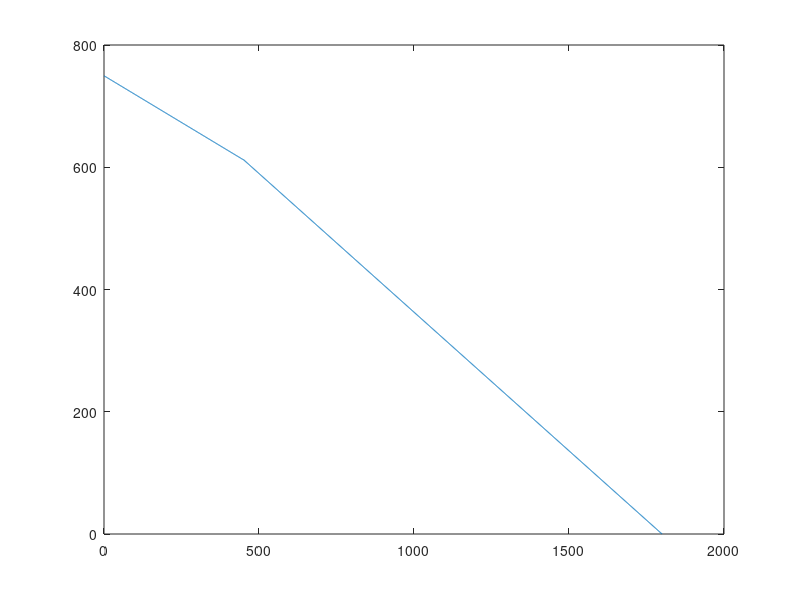

Reproduce this figure in MATLAB.
lon_start = 38.661029;
lat_start = -9.202821;
alt_start = 750;

lon_7 = 38.7185;
lat_7 = -9.169229;
alt_7 = tan(5*pi/180)*7000;

lon_aero = 38.77559;
lat_aero = -9.13536;
alt_aero = 0;

len_data = 1800;
len_7 = 450;

lon = 0:len_data;
lat = 0:len_data;
alt = 0:len_data;
x = 0:len_data;
dist = 0:len_data;

pitch = 0:len_data;
roll = 0:len_data;
yaw = 0:len_data;

for k = 1:len_data+1
    if (k <= len_7)
        lon(k) = lon_start+(lon_7-lon_start)/(len_7)*k;
        lat(k) = lat_start+(lat_7-lat_start)/(len_7)*k;
        alt(k) = alt_start+(alt_7-alt_start)/(len_7)*k;
    else
        lon(k) = lon_7+(lon_aero-lon_7)/(len_data-len_7)*(k-len_7-1);
        lat(k) = lat_7+(lat_aero-lat_7)/(len_data-len_7)*(k-len_7-1);
        alt(k) = alt_7+(alt_aero-alt_7)/(len_data-len_7)*(k-len_7-1);
    end
    
    pitch(k) = 5;
    roll(k) = 0;
    yaw(k) = 25;

    fi1 = lat(k)*pi/180;
    fi2 = lat_aero*pi/180;
    delta_fi = (lat_aero-lat(k))*pi/180;
    delta_lambda = (lon_aero-lon(k))*pi/180;
    a = sin(delta_fi/2)*sin(delta_fi/2)+cos(fi1)*cos(fi2)*sin(delta_lambda/2)*sin(delta_lambda/2);
    c = 2*atan(sqrt(a)/sqrt(1-a));
    dist(k) = 6371*c;
end
close all;
plot(x,alt);
%hold on;
%hline = refline([0 alt_7]);
%hline.Color = 'r';


A = [lon;lat;alt;pitch;roll;yaw];
fileID = fopen('C:\Users\paulo\Dropbox\SAInt\ILS\client_dummy\5_deg_vertical.txt','w');
fprintf(fileID,'%f;%f;%f;%f;%f;%f\r\n',A);
fclose(fileID);
lat(1)





